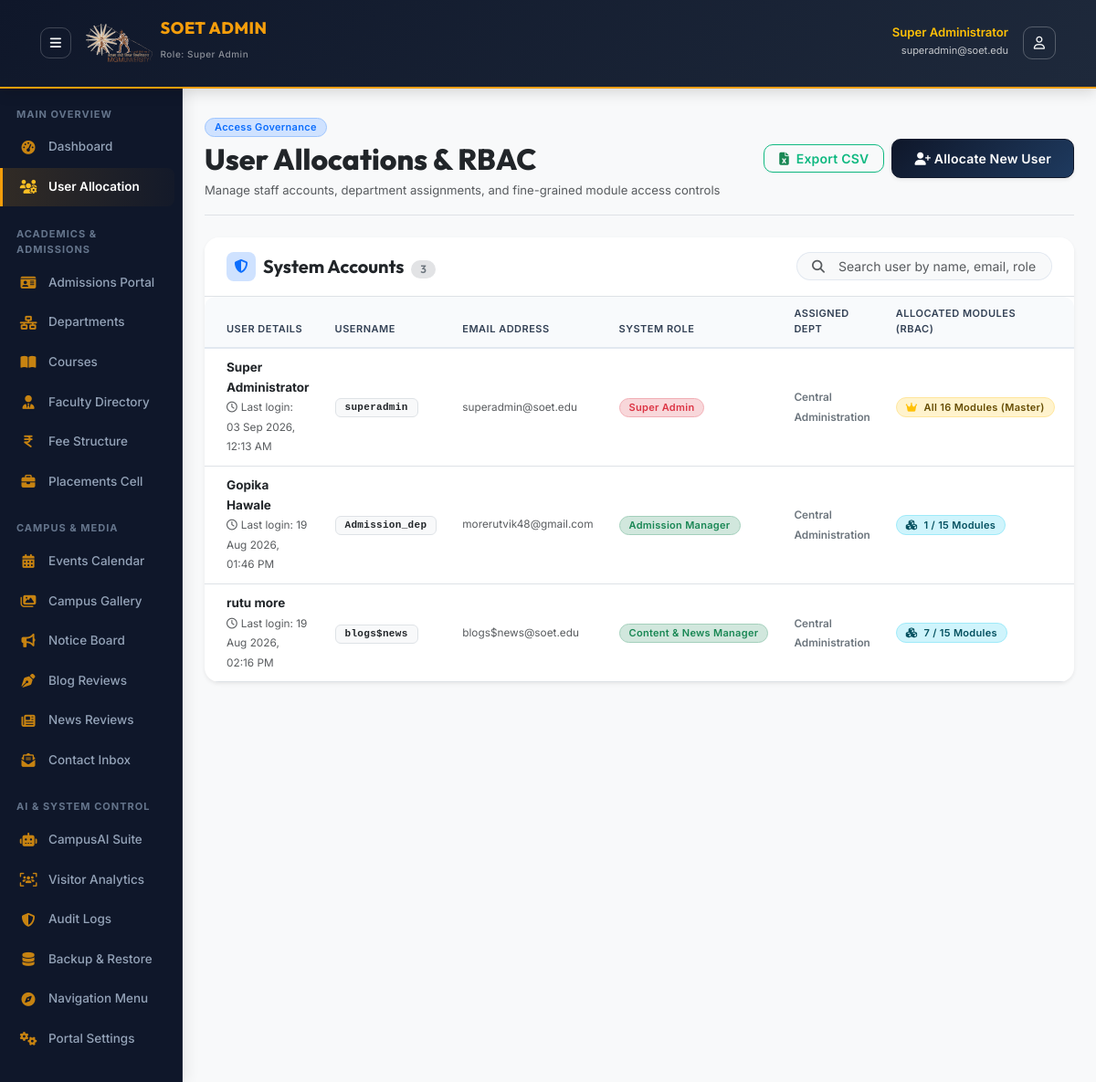
/admin/modules/users.php (signed in), run on an earlier commit of the app's database.
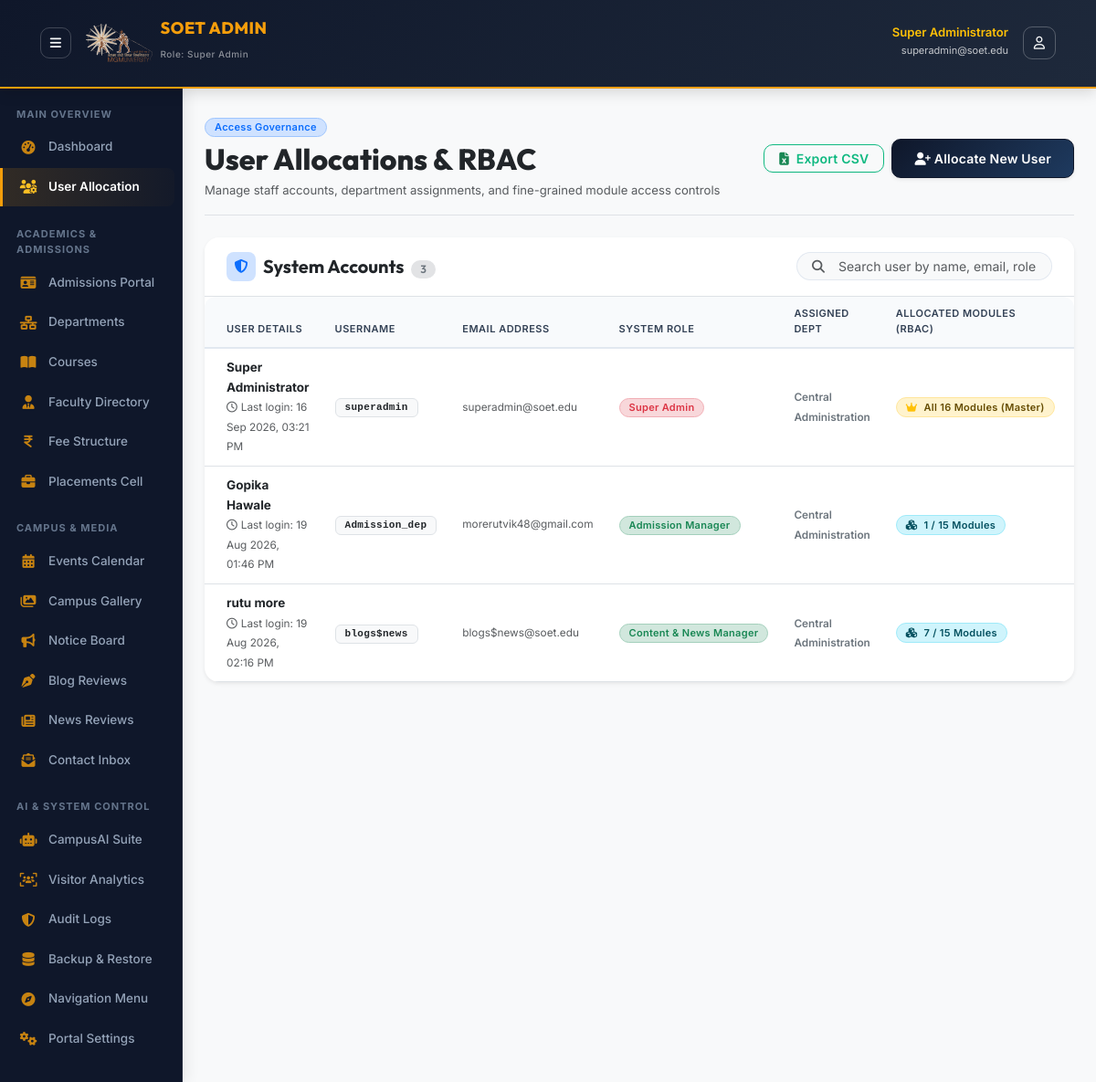
And on a later commit of the database.
### tables this page shows
CREATE TABLE `users` (
  `id` int(11) NOT NULL AUTO_INCREMENT,
  `username` varchar(50) NOT NULL,
  `password` varchar(255) NOT NULL,
  `full_name` varchar(100) NOT NULL,
  `email` varchar(100) NOT NULL,
  `role_id` int(11) NOT NULL,
  `department_id` int(11) DEFAULT NULL,
  `permissions` text DEFAULT NULL,
  `is_active` tinyint(1) DEFAULT 1,
  `last_login` datetime DEFAULT NULL,
  `created_at` timestamp NOT NULL DEFAULT current_timestamp(),
  PRIMARY KEY (`id`),
  UNIQUE KEY `username` (`username`),
  UNIQUE KEY `email` (`email`),
  KEY `role_id` (`role_id`),
  KEY `department_id` (`department_id`),
  CONSTRAINT `users_ibfk_1` FOREIGN KEY (`role_id`) REFERENCES `roles` (`id`),
  CONSTRAINT `users_ibfk_2` FOREIGN KEY (`department_id`) REFERENCES `departments` (`id`) ON DELETE SET NULL
);

CREATE TABLE `roles` (
  `id` int(11) NOT NULL AUTO_INCREMENT,
  `name` varchar(50) NOT NULL,
  `permissions` text NOT NULL,
  `created_at` timestamp NOT NULL DEFAULT current_timestamp(),
  PRIMARY KEY (`id`),
  UNIQUE KEY `name` (`name`)
);

### core/Database.php (called while the page is built, shortened)
<?php
class Database
{
    private static ?Database $instance = null;
    private PDO $pdo;
    private function __construct()
    {
        $options = [
            PDO::ATTR_ERRMODE            => PDO::ERRMODE_EXCEPTION,
            PDO::ATTR_DEFAULT_FETCH_MODE => PDO::FETCH_ASSOC,
            PDO::ATTR_EMULATE_PREPARES   => false,
            PDO::ATTR_TIMEOUT            => 3,
        ];
        $rawHost = defined('DB_HOST') ? DB_HOST : '127.0.0.1';
        $port = defined('DB_PORT') ? DB_PORT : '3307';
        $dbName = defined('DB_NAME') ? DB_NAME : 'soet_college';
        $dbUser = defined('DB_USER') ? DB_USER : 'root';
        $dbPass = defined('DB_PASS') ? DB_PASS : '';
        $charset = defined('DB_CHARSET') ? DB_CHARSET : 'utf8mb4';
        $host = $rawHost;
        $dsnCandidates = [
            "mysql:host={$host};port={$port};dbname={$dbName};charset={$charset}",
            "mysql:host=127.0.0.1;port=3307;dbname={$dbName};charset={$charset}",
            "mysql:host=localhost;port=3307;dbname={$dbName};charset={$charset}",
            "mysql:host=127.0.0.1;port=3306;dbname={$dbName};charset={$charset}",
            "mysql:host=localhost;dbname={$dbName};charset={$charset}"
        ];
        $firstException = null;
        foreach (array_unique($dsnCandidates) as $dsn) {
            try {
                $this->pdo = new PDO($dsn, $dbUser, $dbPass, $options);
                return;
            } catch (PDOException $e) {
                if ($firstException === null) {
                    $firstException = $e;
                }
                $lastException = $e;
            }
        }
    }
    public static function getInstance(): Database
    {
        if (self::$instance === null) {
            self::$instance = new self();
        }
        return self::$instance;
    }
    public function query(string $sql, array $params = []): PDOStatement
    {
        $stmt = $this->pdo->prepare($sql);
        $stmt->execute($params);
        return $stmt;
    }
    public function fetchAll(string $sql, array $params = []): array
    {
        return $this->query($sql, $params)->fetchAll();
    }
}

### includes/functions.php (called while the page is built, shortened)
<?php
function formatDateTime(?string $datetime): string
{
    return date('d M Y, h:i A', strtotime($datetime));
}

### admin/modules/users.php (the view, shortened to what the changed rows need)
<?php
$db = Database::getInstance();
$masterModuleMap = [
    'manage_news' => ['name' => 'News Portal & Review', 'icon' => 'fa-solid fa-newspaper', 'desc' => 'Review, publish, return or delete news articles'],
    'manage_blogs' => ['name' => 'Blog Posts & Review', 'icon' => 'fa-solid fa-pen-nib', 'desc' => 'Review, publish, return or delete blog posts'],
    'view_contacts' => ['name' => 'Contact Us Inquiries', 'icon' => 'fa-solid fa-envelope', 'desc' => 'View visitor messages & log response emails'],
    'manage_admissions' => ['name' => 'Admissions Manager', 'icon' => 'fa-solid fa-graduation-cap', 'desc' => 'Verify, approve, or reject student applications'],
    'manage_courses' => ['name' => 'Courses & Programs', 'icon' => 'fa-solid fa-book-open', 'desc' => 'Manage degree programs, syllabi & fees'],
    'manage_departments' => ['name' => 'Departments Manager', 'icon' => 'fa-solid fa-building-columns', 'desc' => 'Manage departments & faculty assignments'],
    'manage_faculty' => ['name' => 'Faculty Directory', 'icon' => 'fa-solid fa-chalkboard-user', 'desc' => 'Manage faculty profiles & photos'],
    'manage_events' => ['name' => 'Events Calendar', 'icon' => 'fa-solid fa-calendar-days', 'desc' => 'Schedule, edit, or delete campus events'],
    'manage_notices' => ['name' => 'Notices & Circulars', 'icon' => 'fa-solid fa-bullhorn', 'desc' => 'Post announcements & official circulars'],
    'manage_placements' => ['name' => 'Placements Cell', 'icon' => 'fa-solid fa-briefcase', 'desc' => 'Log student placement records & LPA salaries'],
    'manage_fees' => ['name' => 'Fee Structure Manager', 'icon' => 'fa-solid fa-indian-rupee-sign', 'desc' => 'Manage semester fee schedules'],
    'manage_gallery' => ['name' => 'Gallery & Media', 'icon' => 'fa-solid fa-images', 'desc' => 'Upload campus photos & media albums'],
    'manage_chatbot_kb' => ['name' => 'CampusAI Chatbot Suite', 'icon' => 'fa-solid fa-robot', 'desc' => 'Manage KB entries, FAQs, Doc Extractor & Transcripts'],
    'manage_users' => ['name' => 'User Allocations & RBAC', 'icon' => 'fa-solid fa-users-gear', 'desc' => 'Allocate user accounts & module permissions'],
    'manage_settings' => ['name' => 'Backup & Site Settings', 'icon' => 'fa-solid fa-sliders', 'desc' => 'Site branding, SMTP & DB backups']
];
$action = isset($_GET['action']) ? $_GET['action'] : 'list';
include_once __DIR__ . '/../includes/header.php';
$users = $db->fetchAll(
    "SELECT u.*, u.permissions as user_permissions, r.name as role_name, r.permissions as role_permissions, d.name as department_name
     FROM users u
     JOIN roles r ON u.role_id = r.id
     LEFT JOIN departments d ON u.department_id = d.id
     ORDER BY r.id, u.full_name"
);
?>
<div class="d-flex justify-content-between align-items-center pt-2 pb-3 mb-4 border-bottom flex-wrap gap-2">
    <div>
        <h2 class="font-display fw-extrabold text-dark mb-1">User Allocations &amp; RBAC</h2>
    </div>
</div>
<?php if ($action === 'list'): ?>
    <div class="card border-0 shadow-sm rounded-4 bg-white overflow-hidden mb-4">
        <div class="card-body p-0">
            <div class="table-responsive">
                <table class="table table-hover align-middle mb-0" id="usersTable">
                    <thead class="table-light">
                        <tr>
                            <th class="ps-4">User Details</th>
                            <th>Username</th>
                            <th>Email Address</th>
                            <th>System Role</th>
                            <th>Assigned Dept</th>
                            <th>Allocated Modules (RBAC)</th>
                            <th class="text-center">Status</th>
                        </tr>
                    </thead>
                    <tbody>
                        <?php foreach ($users as $u): ?>
                            <?php
                            $effectivePerms = [];
                            if (!empty($u['user_permissions'])) {
                                $effectivePerms = json_decode($u['user_permissions'], true) ?: [];
                            } else {
                                $effectivePerms = json_decode($u['role_permissions'] ?? '[]', true) ?: [];
                            }
                            $isSuper = in_array('*', $effectivePerms);
                            $moduleCount = $isSuper ? count($masterModuleMap) : count($effectivePerms);
                            ?>
                            <tr>
                                <td class="ps-4">
                                    <div class="fw-bold text-dark"><?php echo htmlspecialchars($u['full_name']); ?></div>
                                    <small class="text-muted"><i class="fa-regular fa-clock me-1"></i>Last login: <?php echo formatDateTime($u['last_login']); ?></small>
                                </td>
                                <td><span class="badge bg-light text-dark border font-monospace"><?php echo htmlspecialchars($u['username']); ?></span></td>
                                <td class="small text-muted"><?php echo htmlspecialchars($u['email']); ?></td>
                                <td>
                                    <?php
                                    $roleBadge = ($u['role_name'] === 'Super Admin') ? 'bg-danger-subtle text-danger border-danger-subtle' : (($u['role_name'] === 'Admin') ? 'bg-primary-subtle text-primary border-primary-subtle' : 'bg-success-subtle text-success border-success-subtle');
                                    ?>
                                    <span class="badge <?php echo $roleBadge; ?> border rounded-pill px-2.5 py-1 fw-semibold"><?php echo htmlspecialchars($u['role_name']); ?></span>
                                </td>
                                <td><span class="text-secondary small font-semibold"><?php echo htmlspecialchars($u['department_name'] ?: 'Central Administration'); ?></span></td>
                                <td>
                                    <?php if ($isSuper): ?>
                                        <span class="badge bg-warning-subtle text-warning-emphasis border border-warning-subtle rounded-pill px-2.5 py-1 fw-semibold"><i class="fa-solid fa-crown me-1 text-warning"></i> All 16 Modules (Master)</span>
                                    <?php else: ?>
                                        <span class="badge bg-info-subtle text-info-emphasis border border-info-subtle rounded-pill px-2.5 py-1 fw-semibold"><i class="fa-solid fa-cubes me-1"></i> <?php echo $moduleCount; ?> / <?php echo count($masterModuleMap); ?> Modules</span>
                                    <?php endif; ?>
                                </td>
                                <td class="text-center"><?php echo statusBadge($u['is_active'] ? 'active' : 'inactive'); ?></td>
                            </tr>
                        <?php endforeach; ?>
                    </tbody>
                </table>
            </div>
        </div>
    </div>
<?php endif; ?>
<?php include_once __DIR__ . '/../includes/footer.php'; ?>

What changed in the data, as far as the page shows it:
changed users "Super Administrator": last_login "03 Sep 2026, 12:13 AM" → "16 Sep 2026, 03:21 PM"
